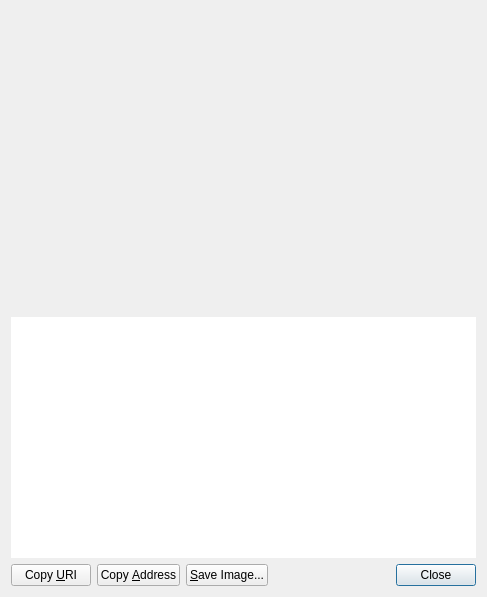
<?xml version="1.0" encoding="UTF-8"?>
<ui version="4.0">
 <class>ReceiveRequestDialog</class>
 <widget class="QDialog" name="ReceiveRequestDialog">
  <property name="geometry">
   <rect>
    <x>0</x>
    <y>0</y>
    <width>487</width>
    <height>597</height>
   </rect>
  </property>
  <layout class="QVBoxLayout" name="verticalLayout_3">
   <item>
    <widget class="QRImageWidget" name="lblQRCode">
     <property name="sizePolicy">
      <sizepolicy hsizetype="Expanding" vsizetype="Fixed">
       <horstretch>0</horstretch>
       <verstretch>0</verstretch>
      </sizepolicy>
     </property>
     <property name="minimumSize">
      <size>
       <width>300</width>
       <height>300</height>
      </size>
     </property>
     <property name="toolTip">
      <string>QR Code</string>
     </property>
     <property name="textFormat">
      <enum>Qt::PlainText</enum>
     </property>
     <property name="alignment">
      <set>Qt::AlignCenter</set>
     </property>
     <property name="wordWrap">
      <bool>true</bool>
     </property>
    </widget>
   </item>
   <item>
    <widget class="QTextEdit" name="outUri">
     <property name="sizePolicy">
      <sizepolicy hsizetype="Expanding" vsizetype="Expanding">
       <horstretch>0</horstretch>
       <verstretch>0</verstretch>
      </sizepolicy>
     </property>
     <property name="minimumSize">
      <size>
       <width>0</width>
       <height>50</height>
      </size>
     </property>
     <property name="frameShape">
      <enum>QFrame::NoFrame</enum>
     </property>
     <property name="frameShadow">
      <enum>QFrame::Plain</enum>
     </property>
     <property name="tabChangesFocus">
      <bool>true</bool>
     </property>
     <property name="textInteractionFlags">
      <set>Qt::TextSelectableByKeyboard|Qt::TextSelectableByMouse</set>
     </property>
    </widget>
   </item>
   <item>
    <layout class="QHBoxLayout" name="horizontalLayout">
     <item>
      <widget class="QPushButton" name="btnCopyURI">
       <property name="text">
        <string>Copy &amp;URI</string>
       </property>
       <property name="autoDefault">
        <bool>false</bool>
       </property>
      </widget>
     </item>
     <item>
      <widget class="QPushButton" name="btnCopyAddress">
       <property name="text">
        <string>Copy &amp;Address</string>
       </property>
       <property name="autoDefault">
        <bool>false</bool>
       </property>
      </widget>
     </item>
     <item>
      <widget class="QPushButton" name="btnSaveAs">
       <property name="text">
        <string>&amp;Save Image...</string>
       </property>
       <property name="autoDefault">
        <bool>false</bool>
       </property>
      </widget>
     </item>
     <item>
      <spacer name="horizontalSpacer_2">
       <property name="orientation">
        <enum>Qt::Horizontal</enum>
       </property>
       <property name="sizeHint" stdset="0">
        <size>
         <width>40</width>
         <height>20</height>
        </size>
       </property>
      </spacer>
     </item>
     <item>
      <widget class="QDialogButtonBox" name="buttonBox">
       <property name="standardButtons">
        <set>QDialogButtonBox::Close</set>
       </property>
      </widget>
     </item>
    </layout>
   </item>
  </layout>
 </widget>
 <customwidgets>
  <customwidget>
   <class>QRImageWidget</class>
   <extends>QLabel</extends>
   <header>receiverequestdialog.h</header>
  </customwidget>
 </customwidgets>
 <resources/>
 <connections>
  <connection>
   <sender>buttonBox</sender>
   <signal>rejected()</signal>
   <receiver>ReceiveRequestDialog</receiver>
   <slot>reject()</slot>
   <hints>
    <hint type="sourcelabel">
     <x>452</x>
     <y>573</y>
    </hint>
    <hint type="destinationlabel">
     <x>243</x>
     <y>298</y>
    </hint>
   </hints>
  </connection>
  <connection>
   <sender>buttonBox</sender>
   <signal>accepted()</signal>
   <receiver>ReceiveRequestDialog</receiver>
   <slot>accept()</slot>
   <hints>
    <hint type="sourcelabel">
     <x>452</x>
     <y>573</y>
    </hint>
    <hint type="destinationlabel">
     <x>243</x>
     <y>298</y>
    </hint>
   </hints>
  </connection>
 </connections>
</ui>
